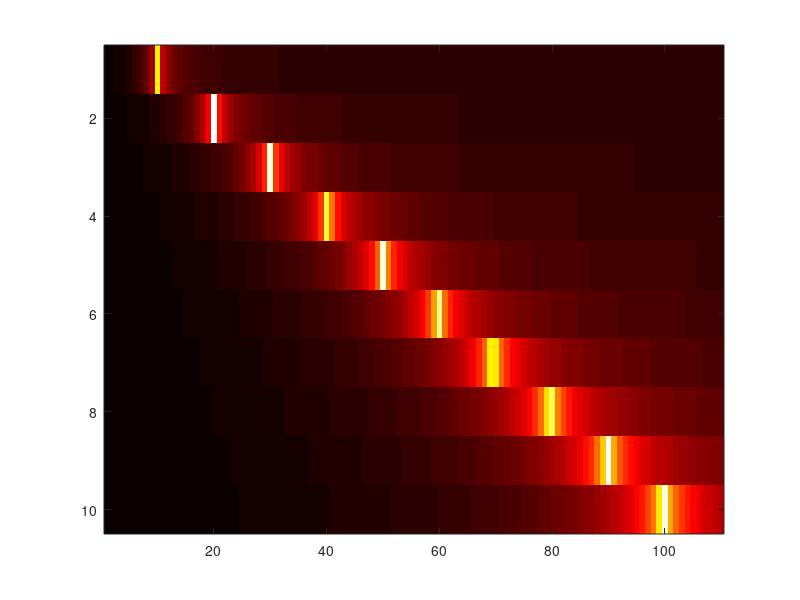

Recreate this plot in MATLAB. (Note: this script raises an error after producing the figure.)
% try to fit an M/M/m onto the middleware
clear variables
close all

tp_means = [13803 25007 33652 39093 42545 44534 44790 45520 45982 45392]';
rt_means = [0.7296 0.8013 0.8934 1.0286 1.1778 1.3429 1.5513 1.7495 1.9538 2.1982]';

% scale to seconds
rt_means = rt_means .* 10^-3;

arrival_rate = tp_means;
service_time = rt_means;

service_rate = 1./service_time;

% try all these M/M/m's for all arr/servtime combinations
m = 1:110;
mlen = length(m);

% store all traffic intensities here
rho = zeros(length(tp_means), mlen);

for i = 1:length(tp_means)
    for mi = 1:mlen
        rho(i, mi) = arrival_rate(i)/(service_rate(i)*m(mi));
    end
end

% find the first occurence in each row which is < 1
for i = 1:length(tp_means)
    for mi = 1:mlen
        if rho(i, mi) < 1
            [i*10 mi]
            break
        end
    end
end

diff_rho = abs(1-rho);
%imagesc(log1p(1./diff_rho))
imagesc(log((1./diff_rho)+4))
colormap('hot')
ylabels = char('10', '20', '30', '40', '50', '60', '70', '80', '90', '100');
set(gca, 'YTickLabels', ylabels)
ylabel('Total number of clients online')
xlabel('m-Values for the M/M/m model')
title('Translated logarithmic inverse of traffic intensity - 1')
h =colorbar;
ylabel(h, 'Fit of the model (higher is better)')